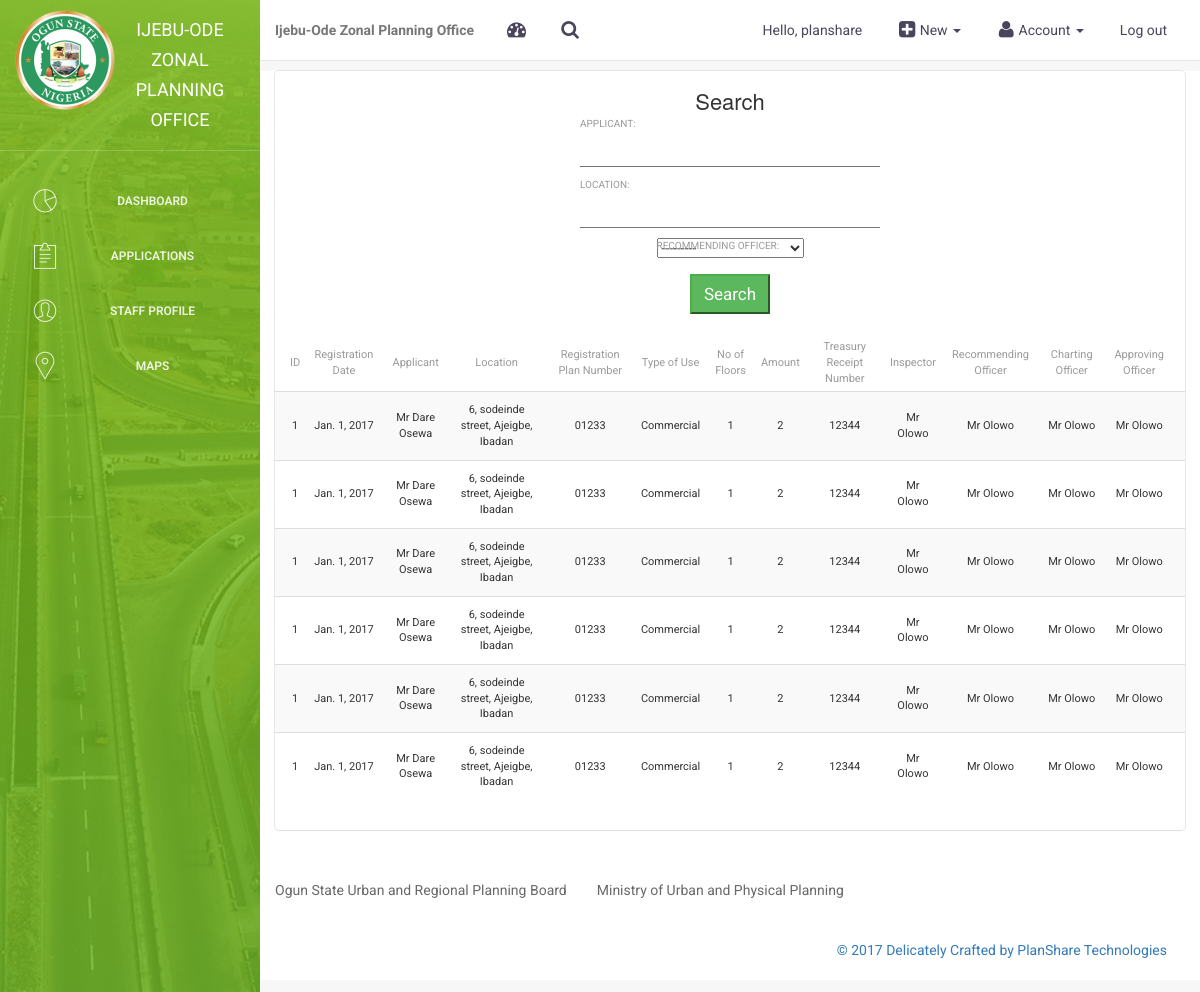
The app's page /search/ (signed in) with its own data.
### record/models.py (models this page shows)
class application(models.Model):
    sn = models.IntegerField(default=0)
    date_of_registration = models.DateField(default='01/01/2017')
    applicant = models.CharField(max_length=250)
    location = models.CharField(max_length=250)
    registration_plan_number = models.CharField(max_length=20)
    type_of_use = models.CharField(choices=landusechoices, max_length=15)
    no_of_floors = models.IntegerField()
    amount = models.IntegerField()
    treasury_receipt_number = models.CharField(max_length=25)
    inspector = models.ForeignKey('staff', related_name='staff_inspector', on_delete=models.SET_NULL, null=True)
    recommending_officer = models.ForeignKey('staff', related_name='staff_recommending_officer', on_delete=models.SET_NULL, null=True)
    charting_officer = models.ForeignKey('staff', related_name='staff_charting_officer', on_delete=models.SET_NULL, null=True)
    approving_officer = models.ForeignKey('staff', related_name='staff_approving_officer', on_delete=models.SET_NULL, null=True)
    luc_no = models.CharField(max_length=10)

class staff(models.Model):
    name = models.CharField(max_length=25)
    position = models.CharField(choices= position_choices, default='Others', max_length=100)
    sex = models.CharField(choices=sex_choices, max_length=6)
    profile_photo = models.FileField(upload_to='profile_photo', default='profile_photo')
    def __str__(self):
        return self.name

### record/views.py (the view)
# urls.py: url(r'^search/$', views.search, name='search'),
def search(request):
    applications = application.objects.all()
    application_filter = applicationsfilter(request.GET, queryset=applications)
    return render(request, 'record/search.html', {'filter': application_filter})

### templates/record/search.html (shortened to what this page needs)
{% extends 'record/base.html' %}
{% block title %}
<h4 class="title">Search</h4>
{% endblock %}
{% block content %}
<div class="forms">
  <form method="get">
    {{ filter.form.as_p }}
    <button type="submit">Search</button>
  </form>
  <div class="content table-responsive table-full-width">
                                <table class="table table-hover table-striped">
                                {% if applications_length > 0 %}
                                    <thead>
                                        <th>ID</th>
                                        <th>Registration Date</th>
                                    	<th>Applicant</th>
                                    	<th>Location</th>
                                    	<th>Registration Plan Number</th>
                                    	<th>Type of Use</th>
                                        <th>No of Floors</th>
                                    	<th>Amount</th>
                                    	<th>Treasury Receipt Number</th>
                                    	<th>Inspector</th>
                                        <th>Recommending Officer</th>
                                        <th>Charting Officer</th>
                                        <th>Approving Officer</th>
                                    </thead>
                                {% endif %}
                                    <tbody>
                                        {% for application in filter.qs %}
                                        <tr>
                                        	<td>{{ application.sn }}</td>
                                        	<td>{{ application.date_of_registration }}</td>
                                        	<td>{{ application.applicant }}</td>
                                        	<td>{{ application.location }}</td>
                                        	<td>{{ application.registration_plan_number }}</td>
                                            <td>{{ application.type_of_use }}</td>
                                        	<td>{{ application.no_of_floors }}</td>
                                        	<td>{{ application.amount }}</td>
                                        	<td>{{ application.treasury_receipt_number }}</td>
                                        	<td>{{ application.inspector }}</td>
                                            <td>{{ application.recommending_officer }}</td>
                                        	<td>{{ application.charting_officer }}</td>
                                        	<td>{{ application.approving_officer }}</td>
                                        </tr>
                                    {% endfor %}
                                    </tbody>
                                </table>
  </div>
</div>
{% endblock %}

### templates/record/base.html (shortened to what this page needs)
<!doctype html>
<html lang="en">
<head>
    <link href="/static/assets/css/bootstrap.min.css" rel="stylesheet" />
    <link href="/static/assets/css/pie.css" rel="stylesheet" />
    <link href="/static/assets/css/animate.min.css" rel="stylesheet"/>
    <link href="/static/assets/css/light-bootstrap-dashboard.css" rel="stylesheet"/>
    <link href="/static/assets/css/demo.css" rel="stylesheet" />
    <link href="/static/assets/css/font-awesome.min.css" rel="stylesheet"/>
    <link href="/static/assets/css/pe-icon-7-stroke.css" rel="stylesheet" />
    <link rel="stylesheet" href="/static/assets/css/user-profiles-list-small.css">
</head>
<body>
<div class="wrapper">
    <div class="sidebar" data-color="green" data-image="/static/assets/img/oguninfrastructure.jpg">
    	<div class="sidebar-wrapper">
            <div class="logo">
                <img class="logoimage" src="/static/assets/img/ogun%20state%20emblem.png">
                <a href="{% url 'records:index' %}" class="simple-text">
                    Ijebu-Ode Zonal Planning Office
                </a>
            </div>
            <ul class="nav">
                <li>
                    <a href="{% url 'records:index' %}">
                        <i class="pe-7s-graph"></i>
                        <p>Dashboard</p>
                    </a>
                </li>
                <li>
                    <a href="{% url 'records:applications' %}">
                        <i class="pe-7s-note2"></i>
                        <p>Applications</p>
                    </a>
                </li>
                 <li>
                    <a href="{% url 'records:staff_profile' %}">
                        <i class="pe-7s-user"></i>
                        <p>Staff Profile</p>
                    </a>
                </li>
                <li>
                    <a href="{% url 'records:maps' %}">
                        <i class="pe-7s-map-marker"></i>
                        <p>Maps</p>
                    </a>
                </li>
            </ul>
    	</div>
    </div>
    <div class="main-panel">
        <nav class="navbar navbar-default navbar-fixed">
            <div class="container-fluid">
                <div class="navbar-header">
                    <a class="navbar-brand" href="#">Ijebu-Ode Zonal Planning Office</a>
                </div>
                <div class="collapse navbar-collapse">
                    <ul class="nav navbar-nav navbar-left">
                        <li>
                            <a href="{% url 'records:index' %}" class="dropdown-toggle" data-toggle="dropdown">
                                <i class="fa fa-dashboard"></i>
                            </a>
                        </li>
                        <li>
                           <a href="{% url 'records:search' %}">
                                <i class="fa fa-search"></i>
                            </a>
                        </li>
                    </ul>
                    <ul class="nav navbar-nav navbar-right">
                        {%  if user.is_authenticated %}
                         <li>
                            <a>
                                Hello, {{ user }}
                            </a>
                        </li>
                            <li class="dropdown">
                              <a href="#" class="dropdown-toggle" data-toggle="dropdown">
                                  <span class="fa fa-plus-square"></span> New
                                    <b class="caret"></b>
                              </a>
                        </li>
                            <li class="dropdown">
                              <a href="#" class="dropdown-toggle" data-toggle="dropdown">
                                    <span class="fa fa-user"></span> Account
                                    <b class="caret"></b>
                              </a>
                        </li>
                        <li>
                            <a href="{% url 'account_logout' %}">
                                Log out
                            </a>
                        </li>
                        {% endif %}
                    </ul>
                </div>
            </div>
        </nav>
        <div class="content">
            <div class="container-fluid">
                <div class="row">
                    <div class="col-md-12">
                        <div class="card">
                            <div class="header">
                                {% block title %}{% endblock %}
                            </div>
                            {% block content %}
                            {% endblock %}
                        </div>
                    </div>
        <footer class="footer">
            <div class="container-fluid">
                <nav class="pull-left">
                    <ul>
                        <li>
                            <a href="http://ogunstate.gov.ng/ogsurpb/">
                                Ogun State Urban and Regional Planning Board
                            </a>
                        </li>
                        <li>
                            <a href="http://ogunstate.gov.ng/mup/">
                                Ministry of Urban and Physical Planning
                            </a>
                        </li>
                    </ul>
                </nav>
                <p class="copyright pull-right">
                    <a class="nohover" href="http://www.plansharetech.com"> &copy; 2017 Delicately Crafted by PlanShare Technologies</a>
                </p>
            </div>
        </footer>
    </div>
</div>
        </div>
    </div>
</div>
</body>
</html>

### records on screen
application: sn "1", date_of_registration "Jan. 1, 2017", applicant "Mr Dare Osewa", location "6, sodeinde street, Ajeigbe, Ibadan", registration_plan_number "01233", type_of_use "Commercial", no_of_floors "1", amount "2", treasury_receipt_number "12344", inspector "Mr Olowo", recommending_officer "Mr Olowo", charting_officer "Mr Olowo", approving_officer "Mr Olowo"
application: sn "1", date_of_registration "Jan. 1, 2017", applicant "Mr Dare Osewa", location "6, sodeinde street, Ajeigbe, Ibadan", registration_plan_number "01233", type_of_use "Commercial", no_of_floors "1", amount "2", treasury_receipt_number "12344", inspector "Mr Olowo", recommending_officer "Mr Olowo", charting_officer "Mr Olowo", approving_officer "Mr Olowo"
application: sn "1", date_of_registration "Jan. 1, 2017", applicant "Mr Dare Osewa", location "6, sodeinde street, Ajeigbe, Ibadan", registration_plan_number "01233", type_of_use "Commercial", no_of_floors "1", amount "2", treasury_receipt_number "12344", inspector "Mr Olowo", recommending_officer "Mr Olowo", charting_officer "Mr Olowo", approving_officer "Mr Olowo"
application: sn "1", date_of_registration "Jan. 1, 2017", applicant "Mr Dare Osewa", location "6, sodeinde street, Ajeigbe, Ibadan", registration_plan_number "01233", type_of_use "Commercial", no_of_floors "1", amount "2", treasury_receipt_number "12344", inspector "Mr Olowo", recommending_officer "Mr Olowo", charting_officer "Mr Olowo", approving_officer "Mr Olowo"
application: sn "1", date_of_registration "Jan. 1, 2017", applicant "Mr Dare Osewa", location "6, sodeinde street, Ajeigbe, Ibadan", registration_plan_number "01233", type_of_use "Commercial", no_of_floors "1", amount "2", treasury_receipt_number "12344", inspector "Mr Olowo", recommending_officer "Mr Olowo", charting_officer "Mr Olowo", approving_officer "Mr Olowo"
application: sn "1", date_of_registration "Jan. 1, 2017", applicant "Mr Dare Osewa", location "6, sodeinde street, Ajeigbe, Ibadan", registration_plan_number "01233", type_of_use "Commercial", no_of_floors "1", amount "2", treasury_receipt_number "12344", inspector "Mr Olowo", recommending_officer "Mr Olowo", charting_officer "Mr Olowo", approving_officer "Mr Olowo"

### other values on screen
{{ user }} "planshare"
